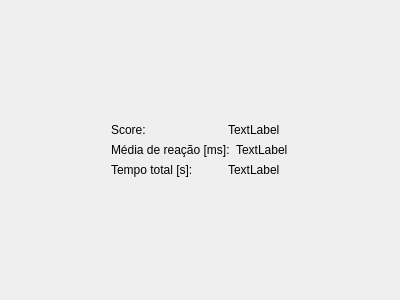
<?xml version="1.0" encoding="UTF-8"?>
<ui version="4.0">
 <class>Dialog</class>
 <widget class="QDialog" name="Dialog">
  <property name="geometry">
   <rect>
    <x>0</x>
    <y>0</y>
    <width>400</width>
    <height>300</height>
   </rect>
  </property>
  <property name="windowTitle">
   <string>Dialog</string>
  </property>
  <layout class="QGridLayout" name="gridLayout_2">
   <item row="2" column="1">
    <spacer name="verticalSpacer">
     <property name="orientation">
      <enum>Qt::Vertical</enum>
     </property>
     <property name="sizeHint" stdset="0">
      <size>
       <width>20</width>
       <height>98</height>
      </size>
     </property>
    </spacer>
   </item>
   <item row="0" column="1">
    <spacer name="verticalSpacer_2">
     <property name="orientation">
      <enum>Qt::Vertical</enum>
     </property>
     <property name="sizeHint" stdset="0">
      <size>
       <width>20</width>
       <height>98</height>
      </size>
     </property>
    </spacer>
   </item>
   <item row="1" column="0">
    <spacer name="horizontalSpacer">
     <property name="orientation">
      <enum>Qt::Horizontal</enum>
     </property>
     <property name="sizeType">
      <enum>QSizePolicy::Fixed</enum>
     </property>
     <property name="sizeHint" stdset="0">
      <size>
       <width>100</width>
       <height>20</height>
      </size>
     </property>
    </spacer>
   </item>
   <item row="1" column="1">
    <layout class="QVBoxLayout" name="verticalLayout_2">
     <item>
      <layout class="QHBoxLayout" name="horizontalLayout">
       <item>
        <widget class="QLabel" name="label">
         <property name="text">
          <string>Score:</string>
         </property>
        </widget>
       </item>
       <item>
        <widget class="QLabel" name="labelScore">
         <property name="text">
          <string>TextLabel</string>
         </property>
        </widget>
       </item>
      </layout>
     </item>
     <item>
      <layout class="QHBoxLayout" name="horizontalLayout_2">
       <item>
        <widget class="QLabel" name="label_2">
         <property name="text">
          <string>Média de reação [ms]:</string>
         </property>
        </widget>
       </item>
       <item>
        <widget class="QLabel" name="labelMedia">
         <property name="text">
          <string>TextLabel</string>
         </property>
        </widget>
       </item>
      </layout>
     </item>
     <item>
      <layout class="QHBoxLayout" name="horizontalLayout_3">
       <item>
        <widget class="QLabel" name="label_3">
         <property name="text">
          <string>Tempo total [s]:</string>
         </property>
        </widget>
       </item>
       <item>
        <widget class="QLabel" name="labelTempoTotal">
         <property name="text">
          <string>TextLabel</string>
         </property>
        </widget>
       </item>
      </layout>
     </item>
    </layout>
   </item>
   <item row="1" column="2">
    <spacer name="horizontalSpacer_2">
     <property name="orientation">
      <enum>Qt::Horizontal</enum>
     </property>
     <property name="sizeType">
      <enum>QSizePolicy::Fixed</enum>
     </property>
     <property name="sizeHint" stdset="0">
      <size>
       <width>50</width>
       <height>20</height>
      </size>
     </property>
    </spacer>
   </item>
  </layout>
 </widget>
 <resources/>
 <connections/>
</ui>
